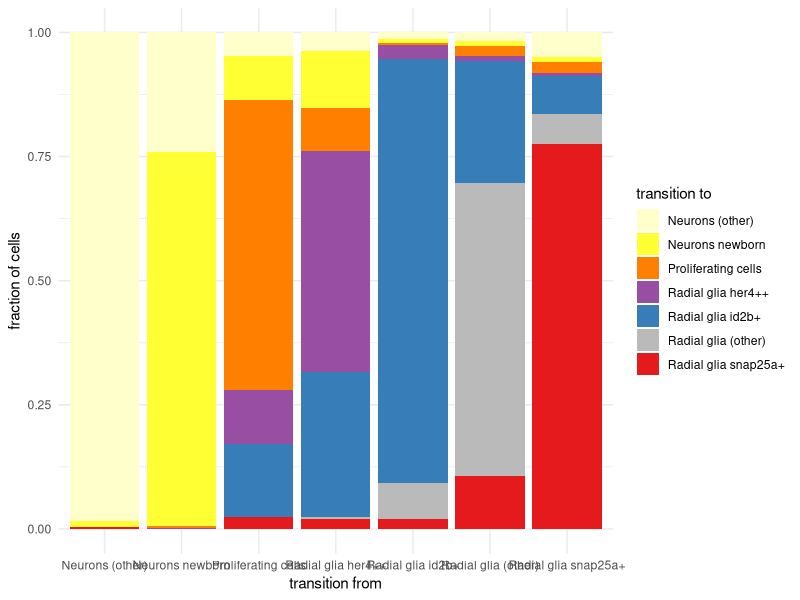
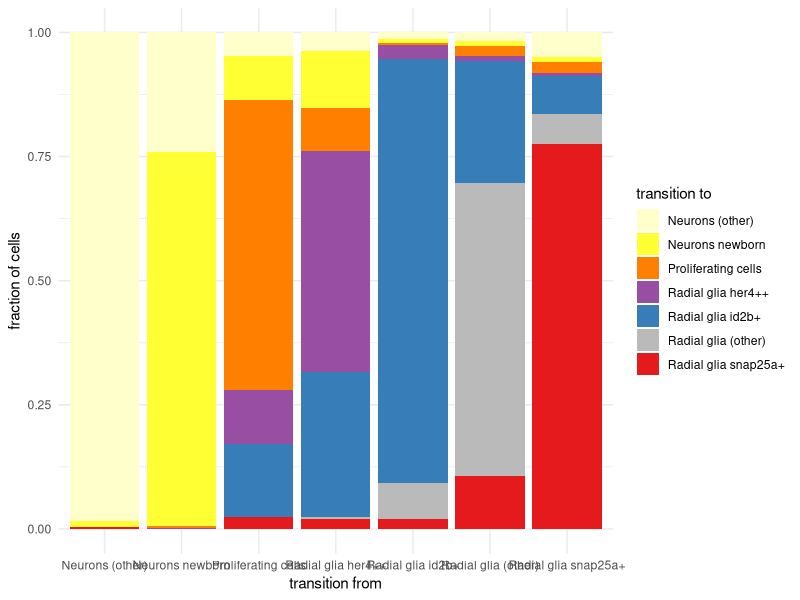

Here is the R script that generated these plots, in order:
library(reshape2)
library(ggplot2)

## re-making 4B pie charts as bar plots.
# copying the numbers from Nina's python notebook (scv_tel_clust_figs.ipynb) to avoid setting up the kernel...



transition_probabilities <- data.frame(c(0.9846314902992859, 0.011828193733383565, 8.922597778008176e-05, 0.0, 0.0, 0.00033523619942823574, 0.003115853790122243),
           c(0.24021123855843743, 0.7547824520184409, 0.003653247930704281, 0.0, 0.0013530614924174335, 0.0, 0.0),
           c(0.047170900111847304, 0.08974324813836333, 0.5827913628000015, 0.0, 0.10884206383310861, 0.14659845313564493, 0.024853971981034235),
           c(0.017004648565963856, 0.010970066468570717, 0.019449980508197906, 0.5908398017959375, 0.010838167134460164, 0.24484609125105855, 0.10605124427581132),
           c(0.03811058307563654, 0.11361745527475438, 0.08807324181377414, 0.0040088660115795835, 0.44499357546245744, 0.29163374652915486, 0.01956253183264309),
           c(0.013682263908182253, 0.0074388563086144315, 0.004835339923793374, 0.07224188008940696, 0.028116090901555018, 0.8531993296272505, 0.020486239241197374),
           c(0.04936373101730975, 0.009920685968780292, 0.021487366815760123, 0.060267904027412396, 0.007776922916275916, 0.07601839691974621, 0.7751649923347153),
           row.names = c('Neurons (other)', 'Neurons newborn', 'Proliferating cells',
                         'Radial glia (other)', 'Radial glia gfap++', 'Radial glia id2b+',
                         'Radial glia snap25a+'))

colnames(transition_probabilities) <- c('Neurons (other)', 'Neurons newborn', 'Proliferating cells',
                                        'Radial glia (other)', 'Radial glia gfap++', 'Radial glia id2b+',
                                        'Radial glia snap25a+')

transition_probabilities$TransitionTo <- rownames(transition_probabilities)

transition_probabilities <- melt(transition_probabilities, ID = "TransitionTo")

# rename gafp++ to her4++
transition_probabilities$variable <- gsub(transition_probabilities$variable, pattern = "Radial glia gfap++", replacement = "Radial glia her4++", fixed = TRUE)
transition_probabilities$TransitionTo <- gsub(transition_probabilities$TransitionTo, pattern = "Radial glia gfap++", replacement = "Radial glia her4++", fixed = TRUE)

## order like in curent figure
transition_probabilities$variable <- factor(transition_probabilities$variable, levels = c('Neurons (other)', 'Neurons newborn', 'Proliferating cells',
                                                       'Radial glia her4++', 'Radial glia id2b+', 'Radial glia (other)',
                                                       'Radial glia snap25a+'))
transition_probabilities$TransitionTo <- factor(transition_probabilities$TransitionTo, levels = c('Neurons (other)', 'Neurons newborn', 'Proliferating cells',
                                                                                          'Radial glia her4++', 'Radial glia id2b+', 'Radial glia (other)',
                                                                                          'Radial glia snap25a+'))

celltype_colours <- c('Neurons (other)' = "#ffffcc",
                      'Neurons newborn' = "#ffff33",
                      'Proliferating cells' = "#ff7f00",
                      'Radial glia her4++' = "#984ea3",
                      'Radial glia id2b+' = "#377eb8",
                      'Radial glia (other)' = "#bababa",
                      'Radial glia snap25a+' = "#e41a1c")

ggplot(data = transition_probabilities, mapping = aes(x = variable, y = value, fill = TransitionTo)) +
  geom_bar(stat = "identity", position = "fill") +
  scale_fill_manual(values = celltype_colours, name = "transition to") +
  theme_minimal() +
  xlab("transition from") +
  ylab("fraction of cells")

pdf(file = "20230727_RG_4B_barcharts.pdf", width = 11, height = 3)
last_plot()
dev.off()
